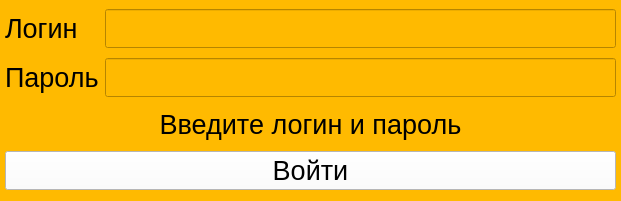
<?xml version="1.0" encoding="UTF-8"?>
<ui version="4.0">
 <class>Form</class>
 <widget class="QWidget" name="Form">
  <property name="geometry">
   <rect>
    <x>0</x>
    <y>0</y>
    <width>621</width>
    <height>201</height>
   </rect>
  </property>
  <property name="minimumSize">
   <size>
    <width>621</width>
    <height>201</height>
   </size>
  </property>
  <property name="maximumSize">
   <size>
    <width>621</width>
    <height>201</height>
   </size>
  </property>
  <property name="font">
   <font>
    <pointsize>16</pointsize>
   </font>
  </property>
  <property name="windowTitle">
   <string>Вход</string>
  </property>
  <property name="styleSheet">
   <string notr="true">background: rgb(255, 186, 0);</string>
  </property>
  <widget class="QWidget" name="gridLayoutWidget">
   <property name="geometry">
    <rect>
     <x>0</x>
     <y>0</y>
     <width>621</width>
     <height>201</height>
    </rect>
   </property>
   <layout class="QGridLayout" name="gridLayout">
    <property name="leftMargin">
     <number>5</number>
    </property>
    <property name="topMargin">
     <number>5</number>
    </property>
    <property name="rightMargin">
     <number>5</number>
    </property>
    <property name="bottomMargin">
     <number>5</number>
    </property>
    <item row="1" column="0">
     <widget class="QLabel" name="label_2">
      <property name="font">
       <font>
        <pointsize>20</pointsize>
       </font>
      </property>
      <property name="text">
       <string>Пароль</string>
      </property>
     </widget>
    </item>
    <item row="1" column="1">
     <widget class="QLineEdit" name="line_password">
      <property name="font">
       <font>
        <pointsize>20</pointsize>
       </font>
      </property>
     </widget>
    </item>
    <item row="0" column="0">
     <widget class="QLabel" name="label">
      <property name="font">
       <font>
        <pointsize>20</pointsize>
       </font>
      </property>
      <property name="text">
       <string>Логин</string>
      </property>
     </widget>
    </item>
    <item row="0" column="1">
     <widget class="QLineEdit" name="line_login">
      <property name="font">
       <font>
        <pointsize>20</pointsize>
       </font>
      </property>
     </widget>
    </item>
    <item row="3" column="0" colspan="2">
     <widget class="QPushButton" name="button_sign_in">
      <property name="font">
       <font>
        <pointsize>20</pointsize>
       </font>
      </property>
      <property name="styleSheet">
       <string notr="true">background: rgb(255, 255, 255)</string>
      </property>
      <property name="text">
       <string>Войти</string>
      </property>
     </widget>
    </item>
    <item row="2" column="0" colspan="2">
     <widget class="QLabel" name="label_info">
      <property name="maximumSize">
       <size>
        <width>16777215</width>
        <height>34</height>
       </size>
      </property>
      <property name="font">
       <font>
        <pointsize>20</pointsize>
       </font>
      </property>
      <property name="text">
       <string>Введите логин и пароль</string>
      </property>
      <property name="alignment">
       <set>Qt::AlignCenter</set>
      </property>
     </widget>
    </item>
   </layout>
  </widget>
 </widget>
 <resources/>
 <connections/>
</ui>
